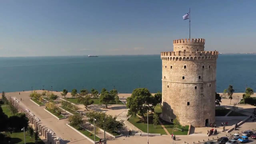
#> input picture ExtraCredit/EC4/cs558s18_hw3_data/white-tower.png, 256 x 144 px, shrunk from 1280 x 720 before the run
$ python main.py cs558s18_hw3_data/white-tower.png 5
#> lines starting #> are read from the running program, lines starting #| are printed output that depends on the picture; after the words box and inside, x2 and y2 are one past the last pixel; in counts of white or black regions, pixels touching at a corner belong together
### ExtraCredit/EC4/snic.py
import numpy
import matplotlib.pyplot as plt
import gradient
import convolution
import sys
import heapq
import imageio

def initialCenters(image):
    # centers are 50 apart starting at 25,25
    colors = []
    centers = []
    xsize, ysize, _ = image.shape
#> xsize = 144; ysize = 256
    xblocks = xsize // 50
#> xblocks = 2
    yblocks = ysize // 50
#> yblocks = 5
    for i in range(xblocks):
        for j in range(yblocks):
            x = 25 + i * 50
            y = 25 + j * 50
            centers.append([x,y])
            colors.append(image[x][y])
#> after the loop, centers = [[25, 25], [25, 75], [25, 125], [25, 175], [25, 225], [75, 25], [75, 75], [75, 125], [75, 175], [75, 225]]; colors = [[134, 158, 181], [115, 139, 165], [110, 130, 158], [109, 132, 159], [119, 143, 172], [82, 112, 123], [70, 101, 106], [65, 94, 100], [235, 199, 162], [67, 94, 113]]
    return centers, colors

def drawBorders(labelMap, ret):
    xsize, ysize = labelMap.shape
    for i in range(xsize-1):
        for j in range(ysize-1):
            if labelMap[i][j] != labelMap[i+1][j] or labelMap[i][j] != labelMap[i][j+1]:
                ret[i][j] = [0,0,0]
    return ret

def updateCluster(clusters, index, element):
    cluster = clusters[index]
    # increment count
    cluster[5] += 1
    elements = cluster[5]
    # the index must be an integer
    cluster[0] = ((cluster[0] * (elements-1)) + element[0]) / cluster[5]
    cluster[1] = ((cluster[1] * (elements-1)) + element[1])  / cluster[5]
    for i in range(2,5):
        cluster[i] = ((cluster[i] * (elements-1)) + element[i]) / cluster[5]
    return clusters[index]

def squaredDifference(a,b):
    total = 0
    for i in range(len(a)):
        total += (a[i] - b[i]) ** 2
    return total

def elementDistance(a,b,s,m):
    pixelDistance = squaredDifference([a[0],a[1]],[b[0],b[1]]) / s
    colorDistance = squaredDifference(a[2:],b[2:]) / m
    return (pixelDistance + colorDistance) ** (1/2)

# to color the centeroids
# [8 lines left out: function colorCenters, not called in this run]

def snic(image, compactnessFactor):
    m = compactnessFactor
    heap = []
    centers, colors = initialCenters(image)
    s = (image.shape[0] * image.shape[1] / len(centers)) ** (1/2)
#> s = 60.72
    xsize, ysize, _ = image.shape
#> xsize = 144; ysize = 256
    ret = numpy.zeros(image.shape)
    labelMap = numpy.zeros((xsize,ysize))
    # elements in cluster are x, y, R, G, B, count
    clusters = [[0,0,0,0,0,0] for i in range(len(centers))]
#> clusters = [[0, 0, 0, 0, 0, 0], [0, 0, 0, 0, 0, 0], [0, 0, 0, 0, 0, 0], [0, 0, 0, 0, 0, 0], [0, 0, 0, 0, 0, 0], [0, 0, 0, 0, 0, 0], [0, 0, 0, 0, 0, 0], [0, 0, 0, 0, 0, 0], [0, 0, 0, 0, 0, 0], [0, 0, 0, 0, 0, 0]]
    directions =[ [-1, 0], [-1,-1] , [-1,1] , [1,-1], [1, 0] , [1,1], [0,1], [0,-1] ]
    for i in range(len(centers)):
        center = centers[i]
        color = colors[i]
        # order is distance, k, R, G, B
        # sort by distance
        element = (0,i+1,color[0],color[1],color[2],center[0],center[1])
        heapq.heappush(heap,element)
#> this loop made 10 passes
    while len(heap) != 0:
        target = heapq.heappop(heap)
        distance, k, colorR, colorG, colorB, x, y = target
        if labelMap[x][y] == 0:
            labelMap[x][y] = k
            old = updateCluster(clusters, k-1, [x,y,colorR,colorG,colorB])
            for move in directions:
                moveX = x + move[0]
                moveY = y + move[1]
                if moveX >= 0 and moveX < xsize and moveY >= 0 and moveY < ysize:
                    if labelMap[moveX][moveY] == 0:
                        targetColor = image[moveX,moveY]
                        target = [moveX, moveY, targetColor[0], targetColor[1],targetColor[2]]
                        d = elementDistance(target,old,s,m)
                        e = (d, k, targetColor[0], targetColor[1], targetColor[2], moveX, moveY)
                        heapq.heappush(heap,e)
#> this loop made 146268 passes
#> (distance, k, colorR, colorG, colorB, x, y) on passes 1 to 11: (0, 1, 134, 158, 181, 25, 25), (0, 2, 115, 139, 165, 25, 75), (0, 3, 110, 130, 158, 25, 125), (0, 4, 109, 132, 159, 25, 175), (0, 5, 119, 143, 172, 25, 225), (0, 6, 82, 112, 123, 75, 25), (0, 7, 70, 101, 106, 75, 75), (0, 8, 65, 94, 100, 75, 125), (0, 9, 235, 199, 162, 75, 175), (0, 10, 67, 94, 113, 75, 225), (0.128, 6, 82, 112, 123, 74, 25)
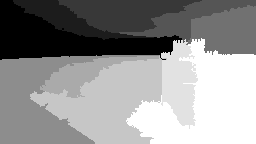
#> labelMap: shape (144, 256) float64; min 1, max 10, mean 6.16; drawn with min black and max white
    for i in range(xsize):
        for j in range(ysize):
            clusterIndex = labelMap[i][j]
            target = clusters[int(clusterIndex-1)]
            ret[i][j] = [target[2]/255,target[3]/255,target[4]/255]
#> this loop made 144 passes
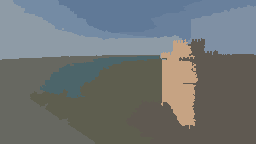
#> ret: shape (144, 256, 3) float64; mean of channels 0, 1, 2 0.438, 0.457, 0.461; drawn as R, G, B
    return drawBorders(labelMap,ret)
#> after the loop in drawBorders, `for i in range(xsize-1):`:
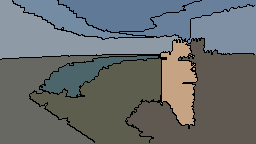
#> ret: shape (144, 256, 3) float64; 5.14% of pixels changed, all inside (x1, y1, x2, y2) = (0, 0, 255, 143); drawn as R, G, B

### ExtraCredit/EC4/main.py
import matplotlib.pyplot as plt
import imageio
import sys
import snic

if __name__ == "__main__":
    image = imageio.imread(sys.argv[1]).astype('float32')
    compression = int(sys.argv[2])
    ret = snic.snic(image,compression)
    plt.imshow(ret)
    plt.show()
